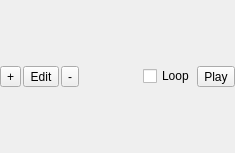
<?xml version="1.0" encoding="UTF-8"?>
<ui version="4.0">
 <class>AnimationPanel</class>
 <widget class="QWidget" name="AnimationPanel">
  <property name="geometry">
   <rect>
    <x>0</x>
    <y>0</y>
    <width>235</width>
    <height>153</height>
   </rect>
  </property>
  <layout class="QVBoxLayout" name="verticalLayout">
   <property name="leftMargin">
    <number>0</number>
   </property>
   <property name="topMargin">
    <number>0</number>
   </property>
   <property name="rightMargin">
    <number>0</number>
   </property>
   <property name="bottomMargin">
    <number>0</number>
   </property>
   <item>
    <layout class="QGridLayout" name="gridLayout_2">
     <property name="sizeConstraint">
      <enum>QLayout::SetDefaultConstraint</enum>
     </property>
     <property name="spacing">
      <number>2</number>
     </property>
     <item row="0" column="2">
      <widget class="QToolButton" name="toolButtonRemove">
       <property name="text">
        <string>-</string>
       </property>
      </widget>
     </item>
     <item row="0" column="5">
      <widget class="QToolButton" name="toolButtonPlay">
       <property name="text">
        <string>Play</string>
       </property>
       <property name="checkable">
        <bool>true</bool>
       </property>
      </widget>
     </item>
     <item row="0" column="0">
      <widget class="QToolButton" name="toolButtonAdd">
       <property name="text">
        <string>+</string>
       </property>
      </widget>
     </item>
     <item row="0" column="3">
      <spacer name="horizontalSpacer">
       <property name="orientation">
        <enum>Qt::Horizontal</enum>
       </property>
       <property name="sizeHint" stdset="0">
        <size>
         <width>40</width>
         <height>20</height>
        </size>
       </property>
      </spacer>
     </item>
     <item row="0" column="1">
      <widget class="QToolButton" name="toolButtonEdit">
       <property name="text">
        <string>Edit</string>
       </property>
      </widget>
     </item>
     <item row="0" column="4">
      <widget class="QCheckBox" name="checkBoxLoop">
       <property name="text">
        <string>Loop</string>
       </property>
      </widget>
     </item>
    </layout>
   </item>
  </layout>
 </widget>
 <resources/>
 <connections/>
</ui>
